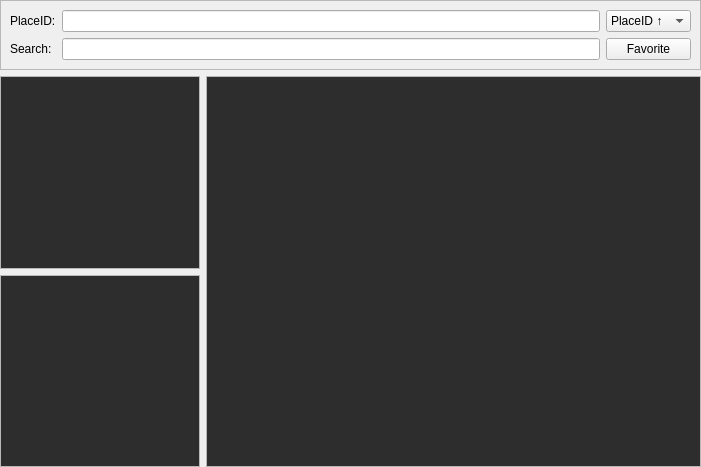
<?xml version="1.0" encoding="UTF-8"?>
<ui version="4.0">
 <class>SubplaceJoinerTab</class>
 <widget class="QWidget" name="SubplaceJoinerTab">
  <property name="geometry">
   <rect>
    <x>0</x>
    <y>0</y>
    <width>701</width>
    <height>467</height>
   </rect>
  </property>
  <layout class="QVBoxLayout" name="verticalLayout_6" stretch="0,0">
   <property name="leftMargin">
    <number>0</number>
   </property>
   <property name="topMargin">
    <number>0</number>
   </property>
   <property name="rightMargin">
    <number>0</number>
   </property>
   <property name="bottomMargin">
    <number>0</number>
   </property>
   <item>
    <widget class="QFrame" name="frame">
     <property name="frameShape">
      <enum>QFrame::Shape::StyledPanel</enum>
     </property>
     <property name="frameShadow">
      <enum>QFrame::Shadow::Raised</enum>
     </property>
     <layout class="QGridLayout" name="gridLayout">
      <item row="1" column="0">
       <widget class="QLabel" name="SearchTextLabel">
        <property name="text">
         <string>Search:</string>
        </property>
       </widget>
      </item>
      <item row="0" column="0">
       <widget class="QLabel" name="PlaceIDTextLabel">
        <property name="text">
         <string>PlaceID:</string>
        </property>
       </widget>
      </item>
      <item row="1" column="1">
       <widget class="QLineEdit" name="SearchInput"/>
      </item>
      <item row="0" column="1">
       <widget class="QLineEdit" name="PlaceIDInput"/>
      </item>
      <item row="1" column="2">
       <widget class="QPushButton" name="SubplaceFavoriteButton">
        <property name="maximumSize">
         <size>
          <width>16777215</width>
          <height>16777215</height>
         </size>
        </property>
        <property name="text">
         <string>Favorite</string>
        </property>
       </widget>
      </item>
      <item row="0" column="2">
       <widget class="QComboBox" name="comboBox">
        <property name="maximumSize">
         <size>
          <width>16777215</width>
          <height>22</height>
         </size>
        </property>
        <item>
         <property name="text">
          <string>PlaceID ↑</string>
         </property>
        </item>
        <item>
         <property name="text">
          <string>PlaceID ↓</string>
         </property>
        </item>
        <item>
         <property name="text">
          <string>Created ↑</string>
         </property>
        </item>
        <item>
         <property name="text">
          <string>Created ↓</string>
         </property>
        </item>
        <item>
         <property name="text">
          <string>Updated ↑</string>
         </property>
        </item>
        <item>
         <property name="text">
          <string>Updated ↓</string>
         </property>
        </item>
       </widget>
      </item>
     </layout>
    </widget>
   </item>
   <item>
    <layout class="QHBoxLayout" name="horizontalLayout_3" stretch="1,3">
     <item>
      <layout class="QVBoxLayout" name="verticalLayout_5" stretch="1,1">
       <item>
        <widget class="QScrollArea" name="RecentPlaceIds">
         <property name="sizePolicy">
          <sizepolicy hsizetype="Fixed" vsizetype="Expanding">
           <horstretch>0</horstretch>
           <verstretch>0</verstretch>
          </sizepolicy>
         </property>
         <property name="minimumSize">
          <size>
           <width>200</width>
           <height>0</height>
          </size>
         </property>
         <property name="verticalScrollBarPolicy">
          <enum>Qt::ScrollBarPolicy::ScrollBarAlwaysOff</enum>
         </property>
         <property name="horizontalScrollBarPolicy">
          <enum>Qt::ScrollBarPolicy::ScrollBarAlwaysOff</enum>
         </property>
         <property name="widgetResizable">
          <bool>true</bool>
         </property>
         <property name="alignment">
          <set>Qt::AlignmentFlag::AlignLeading|Qt::AlignmentFlag::AlignLeft|Qt::AlignmentFlag::AlignVCenter</set>
         </property>
         <widget class="QWidget" name="RecentPlaceIdsContents">
          <property name="geometry">
           <rect>
            <x>0</x>
            <y>0</y>
            <width>198</width>
            <height>188</height>
           </rect>
          </property>
          <property name="palette">
           <palette>
            <active>
             <colorrole role="Window">
              <brush brushstyle="SolidPattern">
               <color alpha="255">
                <red>45</red>
                <green>45</green>
                <blue>45</blue>
               </color>
              </brush>
             </colorrole>
            </active>
            <inactive>
             <colorrole role="Window">
              <brush brushstyle="SolidPattern">
               <color alpha="255">
                <red>45</red>
                <green>45</green>
                <blue>45</blue>
               </color>
              </brush>
             </colorrole>
            </inactive>
            <disabled>
             <colorrole role="Base">
              <brush brushstyle="SolidPattern">
               <color alpha="255">
                <red>45</red>
                <green>45</green>
                <blue>45</blue>
               </color>
              </brush>
             </colorrole>
             <colorrole role="Window">
              <brush brushstyle="SolidPattern">
               <color alpha="255">
                <red>45</red>
                <green>45</green>
                <blue>45</blue>
               </color>
              </brush>
             </colorrole>
            </disabled>
           </palette>
          </property>
          <property name="autoFillBackground">
           <bool>true</bool>
          </property>
          <property name="styleSheet">
           <string notr="true"/>
          </property>
          <layout class="QVBoxLayout" name="verticalLayout"/>
         </widget>
        </widget>
       </item>
       <item>
        <widget class="QScrollArea" name="FavoritedPlaceIds">
         <property name="sizePolicy">
          <sizepolicy hsizetype="Fixed" vsizetype="Expanding">
           <horstretch>0</horstretch>
           <verstretch>0</verstretch>
          </sizepolicy>
         </property>
         <property name="minimumSize">
          <size>
           <width>200</width>
           <height>0</height>
          </size>
         </property>
         <property name="widgetResizable">
          <bool>true</bool>
         </property>
         <widget class="QWidget" name="FavoritedPlaceIdsContents">
          <property name="geometry">
           <rect>
            <x>0</x>
            <y>0</y>
            <width>198</width>
            <height>187</height>
           </rect>
          </property>
          <property name="palette">
           <palette>
            <active>
             <colorrole role="Window">
              <brush brushstyle="SolidPattern">
               <color alpha="255">
                <red>45</red>
                <green>45</green>
                <blue>45</blue>
               </color>
              </brush>
             </colorrole>
            </active>
            <inactive>
             <colorrole role="Window">
              <brush brushstyle="SolidPattern">
               <color alpha="255">
                <red>45</red>
                <green>45</green>
                <blue>45</blue>
               </color>
              </brush>
             </colorrole>
            </inactive>
            <disabled>
             <colorrole role="Base">
              <brush brushstyle="SolidPattern">
               <color alpha="255">
                <red>45</red>
                <green>45</green>
                <blue>45</blue>
               </color>
              </brush>
             </colorrole>
             <colorrole role="Window">
              <brush brushstyle="SolidPattern">
               <color alpha="255">
                <red>45</red>
                <green>45</green>
                <blue>45</blue>
               </color>
              </brush>
             </colorrole>
            </disabled>
           </palette>
          </property>
          <property name="autoFillBackground">
           <bool>true</bool>
          </property>
          <layout class="QVBoxLayout" name="verticalLayout_2"/>
         </widget>
        </widget>
       </item>
      </layout>
     </item>
     <item>
      <widget class="QScrollArea" name="Results">
       <property name="horizontalScrollBarPolicy">
        <enum>Qt::ScrollBarPolicy::ScrollBarAlwaysOff</enum>
       </property>
       <property name="widgetResizable">
        <bool>true</bool>
       </property>
       <widget class="QWidget" name="resultsContainer">
        <property name="geometry">
         <rect>
          <x>0</x>
          <y>0</y>
          <width>489</width>
          <height>385</height>
         </rect>
        </property>
        <property name="palette">
         <palette>
          <active>
           <colorrole role="Window">
            <brush brushstyle="SolidPattern">
             <color alpha="255">
              <red>45</red>
              <green>45</green>
              <blue>45</blue>
             </color>
            </brush>
           </colorrole>
          </active>
          <inactive>
           <colorrole role="Window">
            <brush brushstyle="SolidPattern">
             <color alpha="255">
              <red>45</red>
              <green>45</green>
              <blue>45</blue>
             </color>
            </brush>
           </colorrole>
          </inactive>
          <disabled>
           <colorrole role="Base">
            <brush brushstyle="SolidPattern">
             <color alpha="255">
              <red>45</red>
              <green>45</green>
              <blue>45</blue>
             </color>
            </brush>
           </colorrole>
           <colorrole role="Window">
            <brush brushstyle="SolidPattern">
             <color alpha="255">
              <red>45</red>
              <green>45</green>
              <blue>45</blue>
             </color>
            </brush>
           </colorrole>
          </disabled>
         </palette>
        </property>
       </widget>
      </widget>
     </item>
    </layout>
   </item>
  </layout>
 </widget>
 <resources/>
 <connections/>
</ui>
